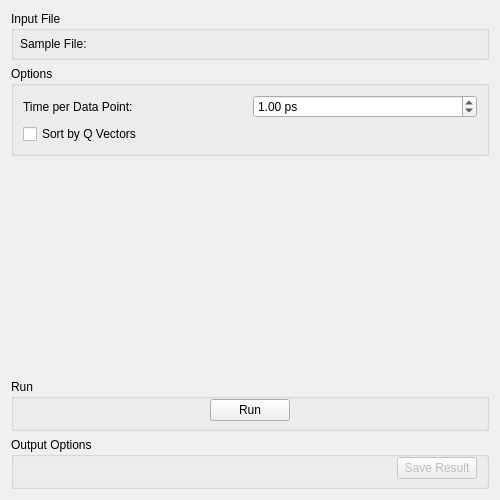
<?xml version="1.0" encoding="UTF-8"?>
<ui version="4.0">
 <class>IndirectSassena</class>
 <widget class="QWidget" name="IndirectSassena">
  <property name="geometry">
   <rect>
    <x>0</x>
    <y>0</y>
    <width>500</width>
    <height>500</height>
   </rect>
  </property>
  <property name="windowTitle">
   <string>Form</string>
  </property>
  <layout class="QVBoxLayout" name="verticalLayout">
   <item>
    <widget class="QGroupBox" name="gbInputFile">
     <property name="title">
      <string>Input File</string>
     </property>
     <layout class="QGridLayout" name="gridLayout">
      <property name="leftMargin">
       <number>6</number>
      </property>
      <property name="topMargin">
       <number>6</number>
      </property>
      <property name="rightMargin">
       <number>6</number>
      </property>
      <property name="bottomMargin">
       <number>6</number>
      </property>
      <item row="0" column="1">
       <widget class="MantidQt::API::FileFinderWidget" name="mwInputFile" native="true">
        <property name="sizePolicy">
         <sizepolicy hsizetype="Preferred" vsizetype="Fixed">
          <horstretch>0</horstretch>
          <verstretch>0</verstretch>
         </sizepolicy>
        </property>
        <property name="label" stdset="0">
         <string/>
        </property>
        <property name="fileExtensions" stdset="0">
         <stringlist>
          <string>.h5</string>
          <string>.hd5</string>
         </stringlist>
        </property>
       </widget>
      </item>
      <item row="0" column="0">
       <widget class="QLabel" name="lblSample">
        <property name="text">
         <string>Sample File:</string>
        </property>
       </widget>
      </item>
     </layout>
    </widget>
   </item>
   <item>
    <widget class="QGroupBox" name="gbOptions">
     <property name="title">
      <string>Options</string>
     </property>
     <layout class="QGridLayout" name="gridLayout_2">
      <item row="0" column="0">
       <widget class="QLabel" name="lblTimeUnit">
        <property name="text">
         <string>Time per Data Point:</string>
        </property>
       </widget>
      </item>
      <item row="0" column="1">
       <widget class="QDoubleSpinBox" name="sbTimeUnit">
        <property name="toolTip">
         <string>&lt;html&gt;&lt;head/&gt;&lt;body&gt;&lt;p&gt;The time in pico seconds between each consecutive data point.&lt;/p&gt;&lt;/body&gt;&lt;/html&gt;</string>
        </property>
        <property name="suffix">
         <string> ps</string>
        </property>
        <property name="maximum">
         <double>1000.000000000000000</double>
        </property>
        <property name="value">
         <double>1.000000000000000</double>
        </property>
       </widget>
      </item>
      <item row="1" column="0" colspan="2">
       <widget class="QCheckBox" name="cbSortQ">
        <property name="text">
         <string>Sort by Q Vectors</string>
        </property>
       </widget>
      </item>
     </layout>
    </widget>
   </item>
   <item>
    <spacer name="verticalSpacer">
     <property name="orientation">
      <enum>Qt::Vertical</enum>
     </property>
     <property name="sizeHint" stdset="0">
      <size>
       <width>20</width>
       <height>40</height>
      </size>
     </property>
    </spacer>
   </item>
   <item>
    <widget class="QGroupBox" name="gbRun">
     <property name="title">
      <string>Run</string>
     </property>
     <layout class="QHBoxLayout" name="horizontalLayout_2">
      <property name="leftMargin">
       <number>0</number>
      </property>
      <property name="topMargin">
       <number>0</number>
      </property>
      <property name="rightMargin">
       <number>0</number>
      </property>
      <property name="bottomMargin">
       <number>7</number>
      </property>
      <item>
       <spacer name="horizontalSpacer_2">
        <property name="orientation">
         <enum>Qt::Horizontal</enum>
        </property>
        <property name="sizeHint" stdset="0">
         <size>
          <width>194</width>
          <height>20</height>
         </size>
        </property>
       </spacer>
      </item>
      <item>
       <widget class="QPushButton" name="pbRun">
        <property name="text">
         <string>Run</string>
        </property>
       </widget>
      </item>
      <item>
       <spacer name="horizontalSpacer">
        <property name="orientation">
         <enum>Qt::Horizontal</enum>
        </property>
        <property name="sizeHint" stdset="0">
         <size>
          <width>193</width>
          <height>20</height>
         </size>
        </property>
       </spacer>
      </item>
     </layout>
    </widget>
   </item>
   <item>
    <widget class="QGroupBox" name="gbOutput">
     <property name="sizePolicy">
      <sizepolicy hsizetype="Preferred" vsizetype="Fixed">
       <horstretch>0</horstretch>
       <verstretch>0</verstretch>
      </sizepolicy>
     </property>
     <property name="title">
      <string>Output Options</string>
     </property>
     <layout class="QHBoxLayout" name="horizontalLayout">
      <property name="topMargin">
       <number>0</number>
      </property>
      <property name="bottomMargin">
       <number>7</number>
      </property>
      <item>
       <widget class="MantidQt::CustomInterfaces::IndirectPlotOptionsView" name="ipoPlotOptions" native="true"/>
      </item>
      <item>
       <spacer name="spOutput">
        <property name="orientation">
         <enum>Qt::Horizontal</enum>
        </property>
        <property name="sizeHint" stdset="0">
         <size>
          <width>40</width>
          <height>20</height>
         </size>
        </property>
       </spacer>
      </item>
      <item>
       <widget class="QPushButton" name="pbSave">
        <property name="enabled">
         <bool>false</bool>
        </property>
        <property name="text">
         <string>Save Result</string>
        </property>
       </widget>
      </item>
     </layout>
    </widget>
   </item>
  </layout>
 </widget>
 <customwidgets>
  <customwidget>
   <class>MantidQt::CustomInterfaces::IndirectPlotOptionsView</class>
   <extends>QWidget</extends>
   <header>Common/IndirectPlotOptionsView.h</header>
   <container>1</container>
  </customwidget>
  <customwidget>
   <class>MantidQt::API::FileFinderWidget</class>
   <extends>QWidget</extends>
   <header>MantidQtWidgets/Common/FileFinderWidget.h</header>
   <container>1</container>
  </customwidget>
 </customwidgets>
 <tabstops>
  <tabstop>mwInputFile</tabstop>
  <tabstop>sbTimeUnit</tabstop>
  <tabstop>cbSortQ</tabstop>
  <tabstop>pbSave</tabstop>
 </tabstops>
 <resources/>
 <connections/>
</ui>
